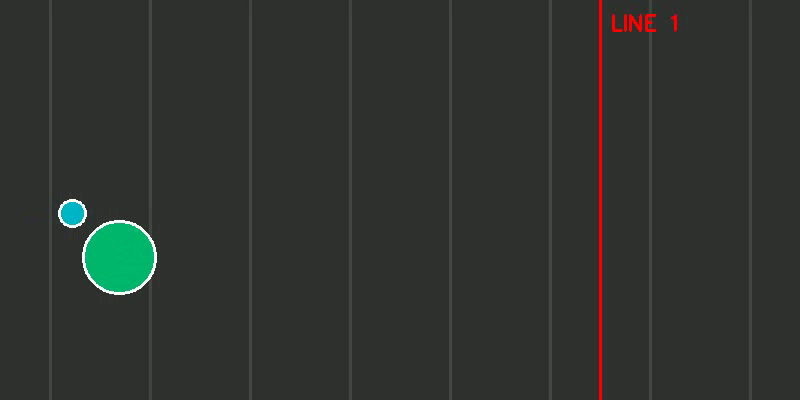
#> input picture frame 30 of bang_chuyen.mp4, 800 x 400 px
$ python lab2.py
#> lines starting #> are read from the running program, lines starting #| are printed output that depends on the picture; after the words box and inside, x2 and y2 are one past the last pixel; in counts of white or black regions, pixels touching at a corner belong together
import cv2 as cv
import numpy as np

cap = cv.VideoCapture("bang_chuyen.mp4") #thay tên file = kênh camera 0, ip,...
count = 0 # biến đếm
vat_the = []   # danh sách vật thể
next_id = 0
line_x = 600
DIST_THRESHOLD = 50

while True:
    ret, frame = cap.read()
#> frame is the input picture: shape (400, 800, 3); mean B, G, R 46.9, 50.7, 47.7
    if not ret:
        break
    gray = cv.cvtColor(frame, cv.COLOR_RGB2GRAY) #chuyển từ màu sang đen trắng
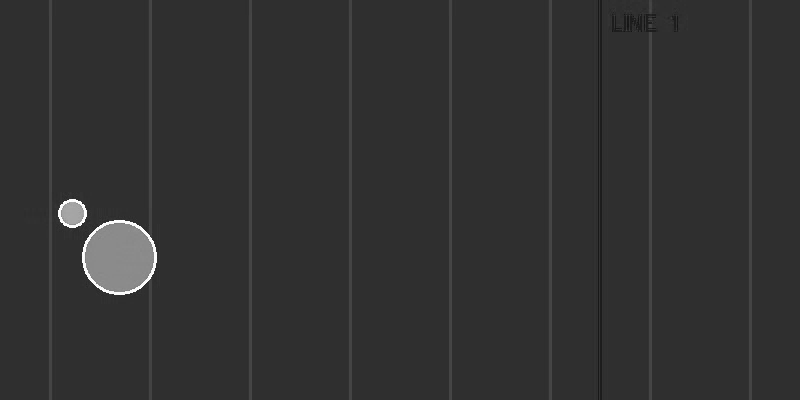
#> gray: shape (400, 800); min 18, max 255, mean 49.4
    gray = cv.medianBlur(gray, 5) #làm sạch nhiễu

    circles = cv.HoughCircles(
        gray,
        cv.HOUGH_GRADIENT,
        dp =1,
        minDist = 20,
        param1= 50,
        param2= 30,
        minRadius= 5,
        maxRadius= 50
    )
#> circles = [[119.5, 257.5, 37.7], [72.5, 212.5, 14.1]]

    if circles is not None:
        circles = np.round(circles).astype(int)
#> circles = [[120, 258, 38], [72, 212, 14]]

        for circle in circles[0, :]:
            x, y, r = circle
            cv.circle(frame, (x, y), r, (0, 0, 255), 2)
            cv.circle(frame, (x-1, y-1), r-1, (0, 0, 255), 2)

            matched = False

            # so khớp với vật thể cũ
            for obj in vat_the:
                if abs(obj["x"] - x) < DIST_THRESHOLD:
                    obj["x"] = x
                    matched = True

                    # ĐẾM ĐÚNG 1 LẦN
                    if not obj["counted"] and x > line_x:
                        count += 1
                        obj["counted"] = True
                        print(f"Vat the thu {count} da di qua")

                    break

            # nếu là vật thể mới
            if not matched:
                vat_the.append({
                    "id": next_id,
                    "x": x,
                    "counted": x > line_x
                })
                next_id += 1
#> this loop made 2 passes
#> (x, y, r, next_id) on pass 1: (120, 258, 38, 1)
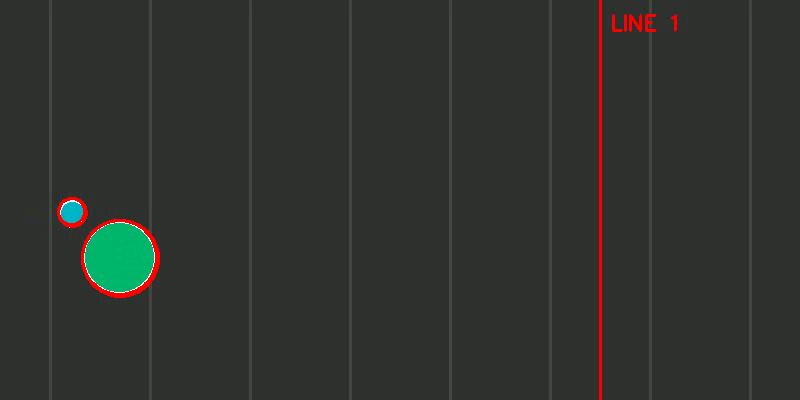
#> frame: shape (400, 800, 3); 0.41% of pixels changed, all inside (x1, y1, x2, y2) = (57, 197, 160, 298)
#> after the loop, count = 0; next_id = 1; obj = {'id': 0, 'x': 72, 'counted': False}; vat_the = 1 item

    cv.imshow("f", frame)
    if cv.waitKey(10) == ord('q'):
#> (key q is pressed here)
        break
cv.destroyAllWindows()

$ run again, starting later in the video
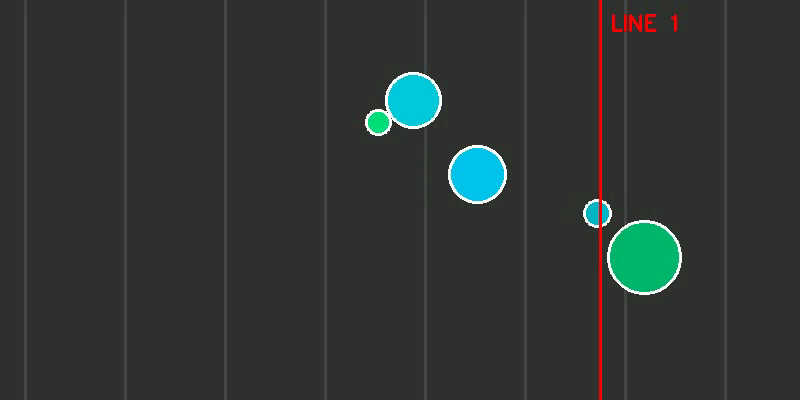
#> input picture frame 135 of bang_chuyen.mp4, 800 x 400 px
#> frame is the input picture: shape (400, 800, 3); mean B, G, R 50.1, 53.7, 47.8
#> `gray = cv.cvtColor(frame, cv.COLOR_RGB2GRAY)`:
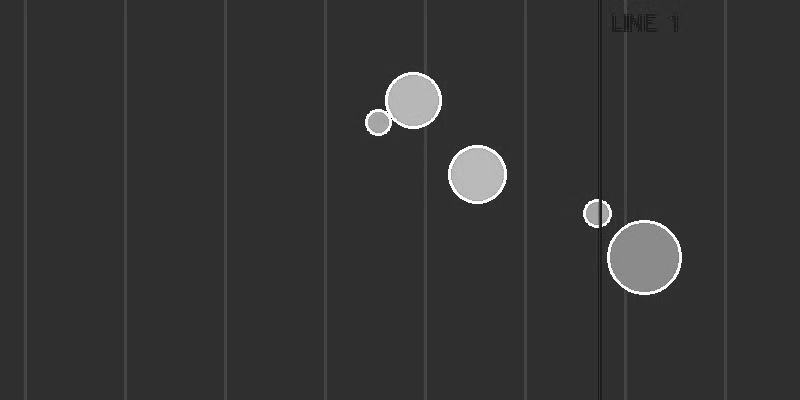
#> gray: shape (400, 800); min 18, max 255, mean 52.1
#> `circles = cv.HoughCircles( gray, cv.HOUGH_GRADIENT, dp =1, minDist = 2..`: circles = [[644.5, 256.5, 34.7], [475.5, 174.5, 28], [413.5, 99.5, 25.1], [596.5, 212.5, 14.3], [377.5, 121.5, 13.1]]
#> `circles = np.round(circles).astype(int)`: circles = [[644, 256, 35], [476, 174, 28], [414, 100, 25], [596, 212, 14], [378, 122, 13]]
#> the loop `for circle in circles[0, :]:` made 5 passes
#> after the loop `for circle in circles[0, :]:`:
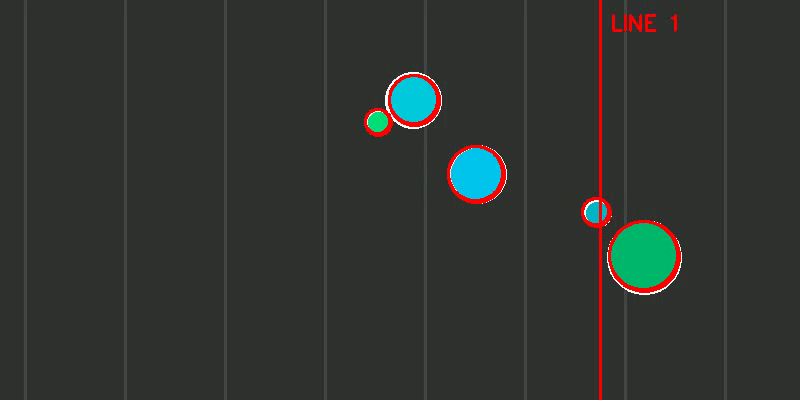
#> frame: shape (400, 800, 3); 0.91% of pixels changed, all inside (x1, y1, x2, y2) = (364, 74, 681, 293)
#> after the loop `for circle in circles[0, :]:`: count = 0; next_id = 3; obj = {'id': 2, 'x': 378, 'counted': False}; vat_the = 3 items

$ run again, starting later in the video
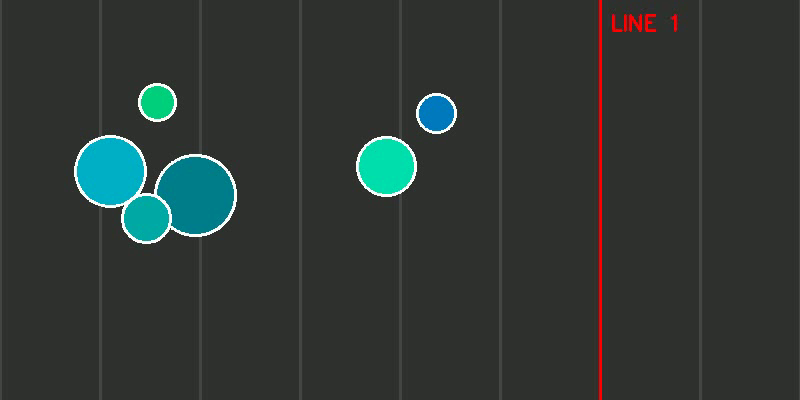
#> input picture frame 240 of bang_chuyen.mp4, 800 x 400 px
#> frame is the input picture: shape (400, 800, 3); mean B, G, R 52.3, 55.2, 47.6
#> `gray = cv.cvtColor(frame, cv.COLOR_RGB2GRAY)`:
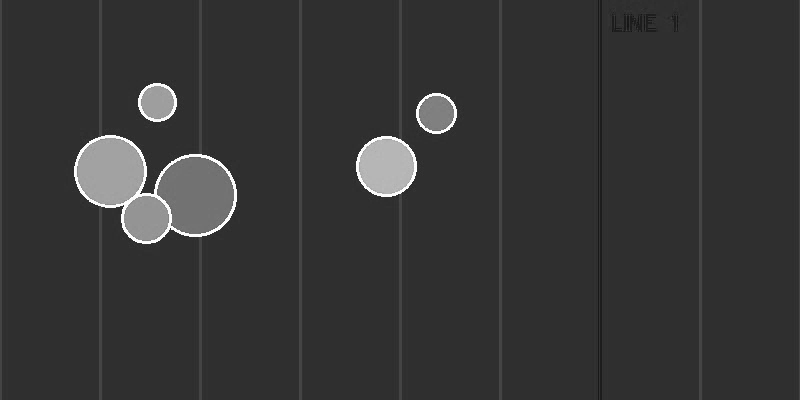
#> gray: shape (400, 800); min 18, max 255, mean 53.6
#> `circles = cv.HoughCircles( gray, cv.HOUGH_GRADIENT, dp =1, minDist = 2..`: circles = [[109.5, 170.5, 36.5], [195.5, 195.5, 41.2], [386.5, 165.5, 30.2], [437.5, 113.5, 18.8], [148.5, 218.5, 24.3], [157.5, 102.5, 19.2]]
#> `circles = np.round(circles).astype(int)`: circles = [[110, 170, 36], [196, 196, 41], [386, 166, 30], [438, 114, 19], [148, 218, 24], [158, 102, 19]]
#> the loop `for circle in circles[0, :]:` made 6 passes
#> after the loop `for circle in circles[0, :]:`:
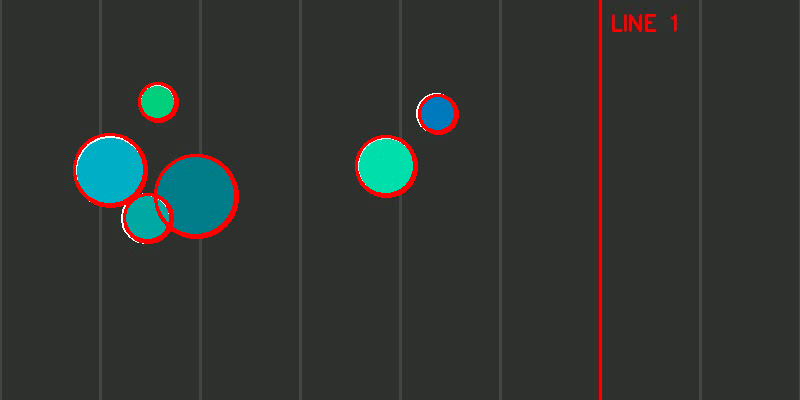
#> frame: shape (400, 800, 3); 1.33% of pixels changed, all inside (x1, y1, x2, y2) = (73, 82, 459, 244)
#> after the loop `for circle in circles[0, :]:`: count = 0; next_id = 4; obj = {'id': 0, 'x': 158, 'counted': False}; vat_the = 4 items
